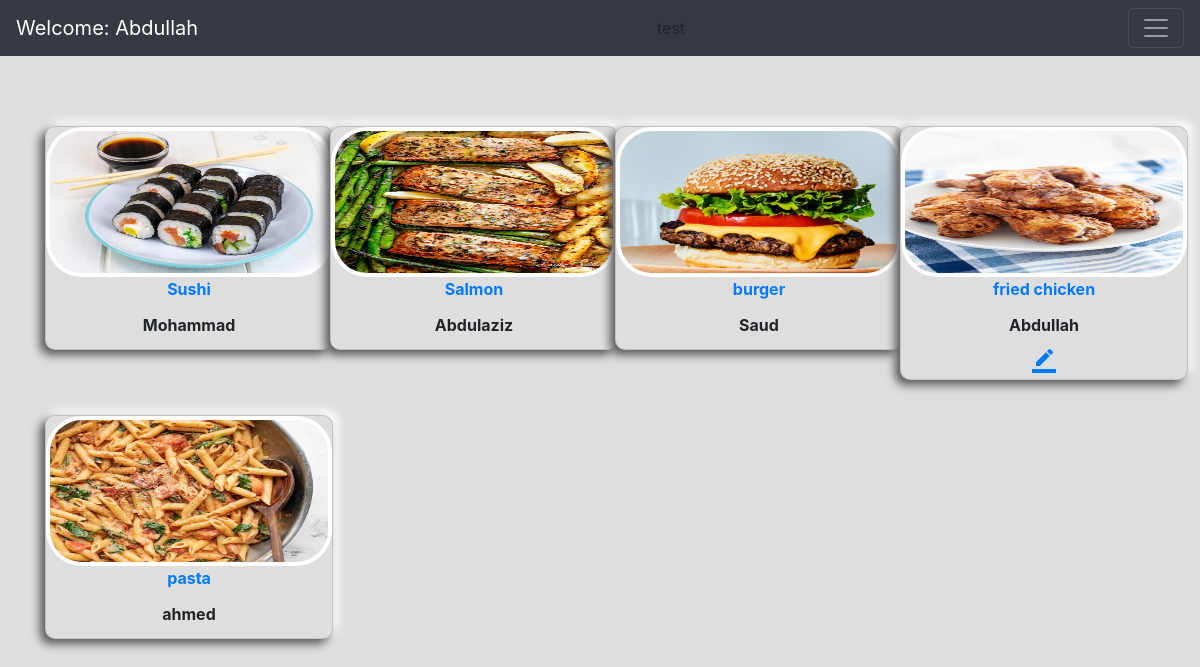
The app's page /recipe/ (signed in) with its own data.
### Foodiz_app/models.py (models this page shows, shortened)
class Recipe (models.Model):
    food_name = models.CharField(max_length=255)
    recipe = models.TextField()
    image = models.ImageField( blank=True, null=True)
    profile = models.ForeignKey(Profile,on_delete=models.CASCADE,related_name='recipe')
    ingredient = models.ManyToManyField(Ingredient,related_name='Recipe_ingredient')
    category = models.ManyToManyField(Category, related_name='category')

class Profile(models.Model):
    bio = models.TextField()
    profile_pic = models.ImageField(upload_to="media/",null=True ,blank=True)
    user = models.OneToOneField(User,on_delete=models.CASCADE)
    def __str__(self):
        return f"{self.user.username}"

### Foodiz_app/views.py (the view)
# urls.py: path("recipe/",get_recipies, name = "get_recipies"),
def get_recipies(request):
    recipes =  Recipe.objects.all()
    context = {"recipes" : recipes}
    return render(request, "home_page.html", context)

### Foodiz_app/templates/home_page.html (shortened to what this page needs)
{%extends 'base.html'%}
{%load static%}
{%block content%}
{% if user.is_authenticated %}
<div class="container">
    <div class = "row" >
        {%for recipe in recipes%}
        <div class="col-3">
                <div class="card" >
                    <a href="{%url 'recipe_details' recipe_id=recipe.id %}">
                    {% if recipe.image %}
                        <img src="{{ recipe.image.url }}" class="img-thumbnail" alt="">
                    </a>
                    {% endif %}
                    <a href="{%url 'recipe_details' recipe_id=recipe.id %}">
                    <p class="card-title"><b>{{recipe.food_name}}</b></p>
                </a>
                    <p class="card-title"><b>{{recipe.profile}}</b></p>
                {% if   user.username == recipe.profile.user.username %}
                <a style="text-align: center;" href="{%url 'update_recipe' recipe_id=recipe.id %}">
                        <i class="material-icons">
                        </i>
                    </a>
                    {% endif %}
                </div>
                </div>
        {% endfor %}
    </div>
</div>
<br>
{% endif %}
{%endblock content%}

### Foodiz_app/templates/base.html (shortened to what this page needs)
{%load static%}
<!DOCTYPE html>
<html lang="en">
<head>
    <link rel="stylesheet" href="https://cdn.jsdelivr.net/npm/bootstrap@4.4.1/dist/css/bootstrap.min.css">
    <link rel="stylesheet" href="{% static 'css/style.css' %}" type="text/css"/>
</head>
<body>
  {% if user.is_authenticated %}
    <nav class="navbar navbar-dark bg-dark">
        <a class="navbar-brand" href="#"> Welcome:  {{user.username}}</a>
        <div>test </div>
        <button class="navbar-toggler" type="button" data-toggle="collapse" data-target="#navbarNavAltMarkup" aria-controls="navbarNavAltMarkup" aria-expanded="false" aria-label="Toggle navigation">
          <span class="navbar-toggler-icon"></span>
        </button>
            {% endif %}
      </nav>
    {%block content%}  {%endblock content%}
</body>
</html>

### Foodiz_app/static/css/style.css (style rules this page uses)
.row { margin-top: 35px; }
.card { width: 18rem; margin-top: 35px; border-radius: 10px; background: #dedede; box-shadow: -5px 5px 10px #595959, 5px -5px 10px #ffffff; margin-right: 30px; }
.img-thumbnail { height: 150px; width : 600px; object-position: 50% 50%; border: 10px; border-radius: 2.25rem; }
body { background-color: #dedede; height: 100vh; align-items: center; justify-content: center; }
.card-title { text-align: center; }

### records on screen
Recipe: image (picture), food_name "Sushi", profile "Mohammad"
Recipe: image (picture), food_name "Salmon", profile "Abdulaziz"
Recipe: image (picture), food_name "burger", profile "Saud"
Recipe: image (picture), food_name "fried chicken", profile "Abdullah"
Recipe: image (picture), food_name "pasta", profile "ahmed"

### other values on screen
{{ user.username }} "Abdullah"
